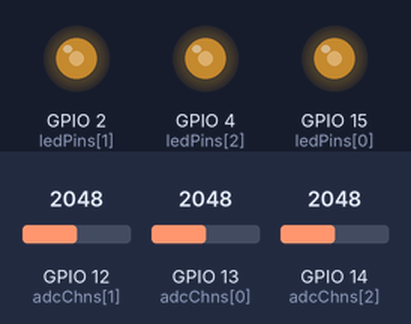
Simulated run of this program. Board: ESP32. On the bench: output pins drawn as LEDs (lit = HIGH). The inputs (shaded band) are chosen by the test bench; at power-on: GPIO 12 (adcChns[1]) = 2048, GPIO 13 (adcChns[0]) = 2048, GPIO 14 (adcChns[2]) = 2048.

Above: at 1.2 s.
1.3 s: GPIO 12 (adcChns[1]) set to 2866
At 1.9 s:
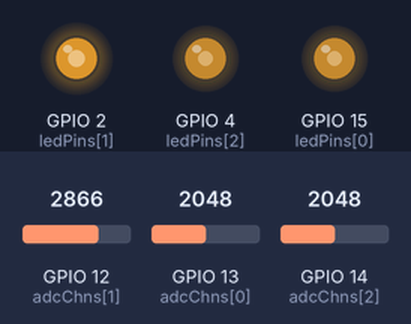
2.8 s: GPIO 13 (adcChns[0]) set to 2866
At 4.0 s:
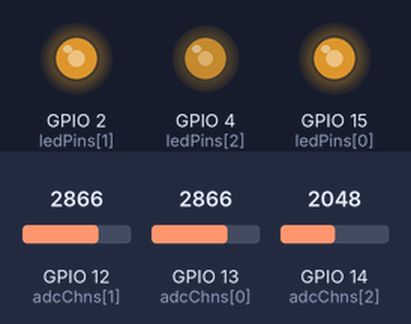
4.3 s: GPIO 14 (adcChns[2]) set to 2866
At 5.3 s:
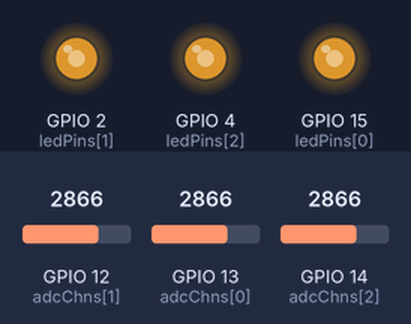
5.8 s: GPIO 12 (adcChns[1]) set to 3603
At 6.3 s:
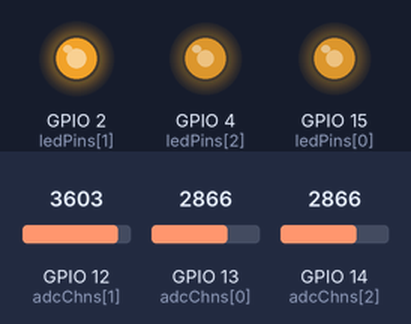
7.3 s: GPIO 13 (adcChns[0]) set to 3603
At 7.6 s:
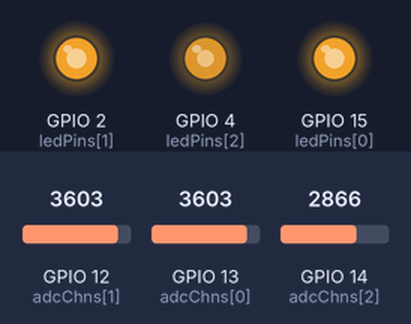
8.8 s: GPIO 14 (adcChns[2]) set to 3603
At 9.7 s:
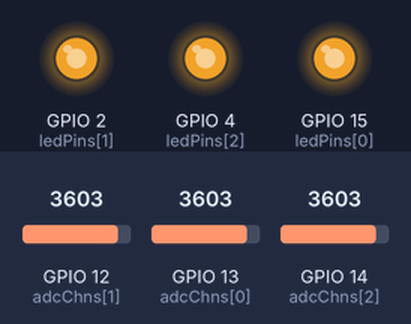
Timing chart, 0 to 11.3 s (numbered marks = the images above; inputs shaded):
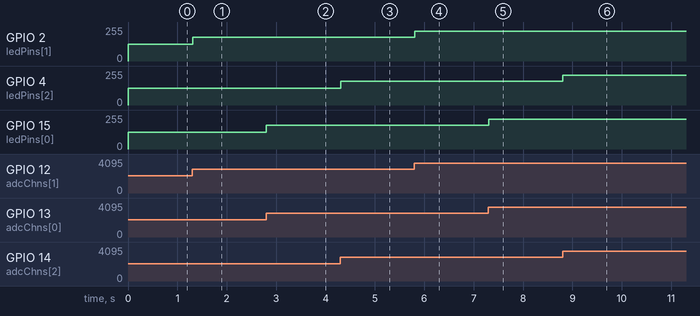

Measured:
- after the input at 1.3 s, GPIO 2 (ledPins[1]): 127/255 → 177/255 at once
- after the input at 2.8 s, GPIO 15 (ledPins[0]): 127/255 → 177/255 at once
- after the input at 4.3 s, GPIO 4 (ledPins[2]): 127/255 → 177/255 at once
- after the input at 5.8 s, GPIO 2 (ledPins[1]): 177/255 → 223/255 at once
- after the input at 7.3 s, GPIO 15 (ledPins[0]): 177/255 → 223/255 at once
- after the input at 8.8 s, GPIO 4 (ledPins[2]): 177/255 → 223/255 at once

The program:

main.cpp
```cpp
#include <Arduino.h>
#include <esp32-hal-ledc.h>


const byte ledPins[] = {15, 2, 4};      // Red, Green, Blue pins
const byte adcChns[] = {13, 12, 14};    // Potentiometer pins
const int pwmFreq = 1000;               // 1 kHz frequency
const int pwmRes = 8;                   // 8-bit resolution (0-255)

// Define PWM channels (0, 1, and 2)
const byte pwmChns[] = {0, 1, 2};

int colors[] = {0, 0, 0};

void setup() {
  for (int i = 0; i < 3; i++) {
    // 1. Setup the PWM channel: ledcSetup(channel, frequency, resolution)
    ledcSetup(pwmChns[i], pwmFreq, pwmRes);

    // 2. Attach the GPIO pin to that channel: ledcAttachPin(pin, channel)
    ledcAttachPin(ledPins[i], pwmChns[i]);

    pinMode(adcChns[i], INPUT);
  }
}

void loop() {
  for (int i = 0; i < 3; i++) {
    // Read ADC (0-4095)
    int val = analogRead(adcChns[i]);

    // Convert 12-bit ADC to 8-bit PWM (0-255)
    colors[i] = map(val, 0, 4095, 0, 255);

    // 3. Write to the CHANNEL, not the pin: ledcWrite(channel, value)
    // Use (255 - colors[i]) if your LED is Common Anode
    ledcWrite(pwmChns[i], colors[i]);
  }
  delay(10);
}
```
